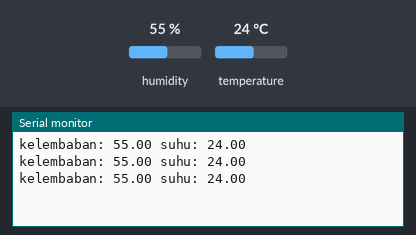
Recording of a sketch running on a simulated Arduino Uno, built with avr-gcc and run on an emulated ATmega328P. Shown: the last lines printed to the serial monitor. Inputs (shaded band) come from the test bench; at power-on: humidity 55 %, temperature 24 °C.

Above: at 2.8 s.
2.9 s: humidity set to 22 %
At 5.5 s:
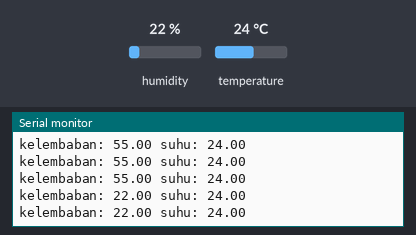
5.6 s: temperature set to 12 °C
At 7.5 s:
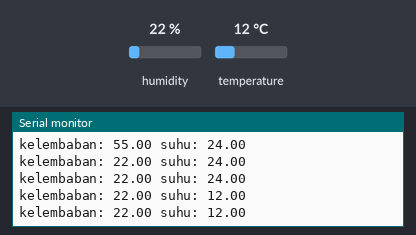
8.3 s: humidity set to 40 %
At 9.9 s:
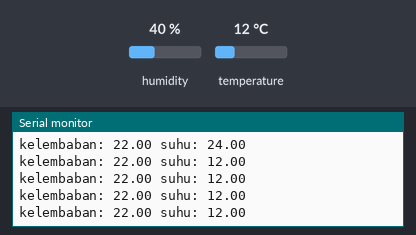
Timing chart, 0 to 11.4 s (numbered marks = the images above; inputs shaded):
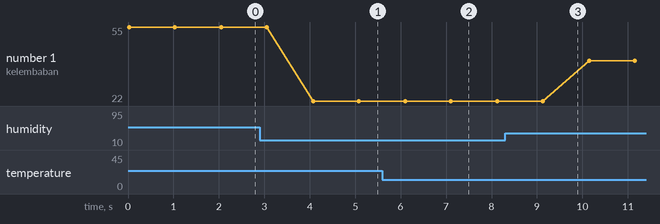

The sketch:

dht11.ino
```cpp
#include <DHT.h>
DHT dht(2, DHT11); //Pin, Jenis DHT
void setup(){
Serial.begin(9600);
dht.begin();
}
void loop(){
float kelembaban = dht.readHumidity();
float suhu = dht.readTemperature();
Serial.print("kelembaban: ");
Serial.print(kelembaban);
Serial.print(" ");
Serial.print("suhu: ");
Serial.println(suhu);
delay(1000);
}
```

Measured:
- after the input at 2.9 s, the serial monitor: prints a new line after 1.2 s (image 1)
- after the input at 5.6 s, the serial monitor: prints a new line after 0.50 s (image 2)
- plotted number 1: 55 → 22 after the input at 2.9 s, 22 → 40 after the input at 8.3 s
